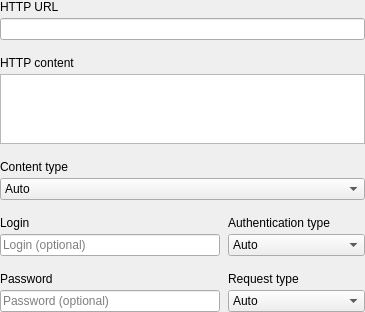
<?xml version="1.0" encoding="UTF-8"?>
<ui version="4.0">
 <class>HttpActionParamsWidget</class>
 <widget class="QWidget" name="HttpActionParamsWidget">
  <property name="geometry">
   <rect>
    <x>0</x>
    <y>0</y>
    <width>365</width>
    <height>303</height>
   </rect>
  </property>
  <property name="inputMethodHints">
   <set>Qt::ImhUppercaseOnly</set>
  </property>
  <layout class="QVBoxLayout" name="verticalLayout">
   <property name="spacing">
    <number>16</number>
   </property>
   <property name="leftMargin">
    <number>0</number>
   </property>
   <property name="topMargin">
    <number>0</number>
   </property>
   <property name="rightMargin">
    <number>0</number>
   </property>
   <property name="bottomMargin">
    <number>0</number>
   </property>
   <item>
    <layout class="QVBoxLayout" name="httpUrlVerticalLayout">
     <property name="spacing">
      <number>4</number>
     </property>
     <item>
      <widget class="QLabel" name="httpUrlLabel">
       <property name="text">
        <string>HTTP URL</string>
       </property>
       <property name="alignment">
        <set>Qt::AlignLeading|Qt::AlignLeft|Qt::AlignVCenter</set>
       </property>
      </widget>
     </item>
     <item>
      <widget class="QLineEdit" name="httpUrlLineEdit"/>
     </item>
    </layout>
   </item>
   <item>
    <layout class="QVBoxLayout" name="httpContentVerticalLayout" stretch="0,1">
     <property name="spacing">
      <number>4</number>
     </property>
     <item>
      <widget class="QLabel" name="httpContentLabel">
       <property name="text">
        <string>HTTP content</string>
       </property>
       <property name="alignment">
        <set>Qt::AlignLeading|Qt::AlignLeft|Qt::AlignVCenter</set>
       </property>
      </widget>
     </item>
     <item>
      <widget class="QPlainTextEdit" name="httpContentTextEdit">
       <property name="maximumSize">
        <size>
         <width>16777215</width>
         <height>200</height>
        </size>
       </property>
       <property name="horizontalScrollBarPolicy">
        <enum>Qt::ScrollBarAlwaysOff</enum>
       </property>
      </widget>
     </item>
    </layout>
   </item>
   <item>
    <layout class="QVBoxLayout" name="contentTypeVerticalLayout">
     <property name="spacing">
      <number>4</number>
     </property>
     <item>
      <widget class="QLabel" name="contentTypeLabel">
       <property name="maximumSize">
        <size>
         <width>16777215</width>
         <height>16777215</height>
        </size>
       </property>
       <property name="text">
        <string>Content type</string>
       </property>
       <property name="alignment">
        <set>Qt::AlignLeading|Qt::AlignLeft|Qt::AlignVCenter</set>
       </property>
       <property name="wordWrap">
        <bool>false</bool>
       </property>
      </widget>
     </item>
     <item>
      <widget class="QComboBox" name="contentTypeComboBox">
       <item>
        <property name="text">
         <string>Auto</string>
        </property>
       </item>
       <item>
        <property name="text">
         <string notr="true">text/plain</string>
        </property>
       </item>
       <item>
        <property name="text">
         <string notr="true">text/html</string>
        </property>
       </item>
       <item>
        <property name="text">
         <string notr="true">application/html</string>
        </property>
       </item>
       <item>
        <property name="text">
         <string notr="true">application/json</string>
        </property>
       </item>
       <item>
        <property name="text">
         <string notr="true">application/xml</string>
        </property>
       </item>
      </widget>
     </item>
    </layout>
   </item>
   <item>
    <layout class="QHBoxLayout" name="horizontalLayout" stretch="8,5">
     <property name="spacing">
      <number>8</number>
     </property>
     <property name="topMargin">
      <number>0</number>
     </property>
     <item>
      <layout class="QVBoxLayout" name="loginVerticalLayout">
       <property name="spacing">
        <number>4</number>
       </property>
       <item>
        <widget class="QLabel" name="loginLabel">
         <property name="text">
          <string>Login</string>
         </property>
         <property name="alignment">
          <set>Qt::AlignLeading|Qt::AlignLeft|Qt::AlignVCenter</set>
         </property>
        </widget>
       </item>
       <item>
        <widget class="QLineEdit" name="loginLineEdit">
         <property name="placeholderText">
          <string>Login (optional)</string>
         </property>
        </widget>
       </item>
      </layout>
     </item>
     <item>
      <layout class="QVBoxLayout" name="authTypeVerticalLayout">
       <property name="spacing">
        <number>4</number>
       </property>
       <item>
        <widget class="QLabel" name="authTypeLabel">
         <property name="text">
          <string>Authentication type</string>
         </property>
         <property name="alignment">
          <set>Qt::AlignLeading|Qt::AlignLeft|Qt::AlignVCenter</set>
         </property>
        </widget>
       </item>
       <item>
        <widget class="QComboBox" name="authTypeComboBox">
         <item>
          <property name="text">
           <string>Auto</string>
          </property>
         </item>
         <item>
          <property name="text">
           <string>Basic</string>
          </property>
         </item>
        </widget>
       </item>
      </layout>
     </item>
    </layout>
   </item>
   <item>
    <layout class="QHBoxLayout" name="horizontalLayout_2" stretch="8,5">
     <property name="spacing">
      <number>8</number>
     </property>
     <item>
      <layout class="QVBoxLayout" name="passwordVerticalLayout">
       <property name="spacing">
        <number>4</number>
       </property>
       <item>
        <widget class="QLabel" name="passwordLabel">
         <property name="text">
          <string>Password</string>
         </property>
         <property name="alignment">
          <set>Qt::AlignLeading|Qt::AlignLeft|Qt::AlignVCenter</set>
         </property>
        </widget>
       </item>
       <item>
        <widget class="QLineEdit" name="passwordLineEdit">
         <property name="inputMask">
          <string/>
         </property>
         <property name="echoMode">
          <enum>QLineEdit::Password</enum>
         </property>
         <property name="placeholderText">
          <string>Password (optional)</string>
         </property>
        </widget>
       </item>
      </layout>
     </item>
     <item>
      <layout class="QVBoxLayout" name="requestTypeVerticalLayout">
       <property name="spacing">
        <number>4</number>
       </property>
       <item>
        <widget class="QLabel" name="requestTypeLabel">
         <property name="text">
          <string>Request type</string>
         </property>
         <property name="alignment">
          <set>Qt::AlignLeading|Qt::AlignLeft|Qt::AlignVCenter</set>
         </property>
        </widget>
       </item>
       <item>
        <widget class="QComboBox" name="requestTypeComboBox">
         <item>
          <property name="text">
           <string>Auto</string>
          </property>
         </item>
         <item>
          <property name="text">
           <string notr="true">GET</string>
          </property>
         </item>
         <item>
          <property name="text">
           <string notr="true">POST</string>
          </property>
         </item>
         <item>
          <property name="text">
           <string notr="true">PUT</string>
          </property>
         </item>
         <item>
          <property name="text">
           <string notr="true">DELETE</string>
          </property>
         </item>
        </widget>
       </item>
      </layout>
     </item>
    </layout>
   </item>
  </layout>
 </widget>
 <resources/>
 <connections/>
</ui>
